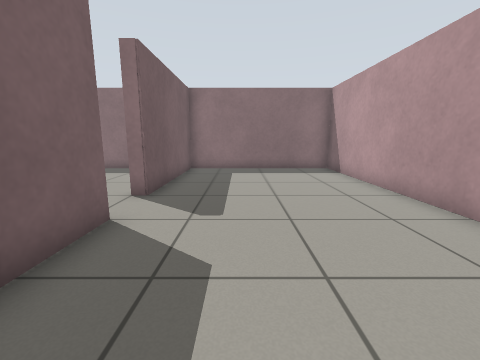
view 1 (above)

13 first-person views from a walk through a world built for the Gazebo simulator. The camera is 0.79 m above the floor, tilts 10° down and sees 90° across. The floor is counted in squares, 0.5 m on a side. Each view is taken from the middle of a square. On the plan, view 1 faces up. The plan holds only what a view shows up to about 13 squares ahead; the rest is blank.

view 2
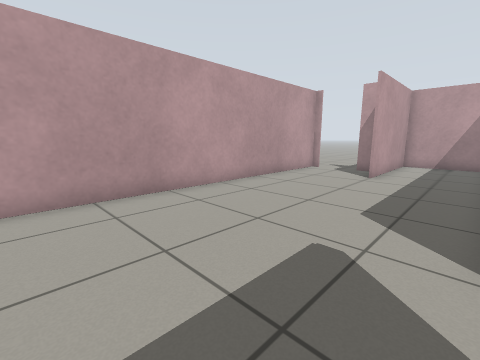

view 3
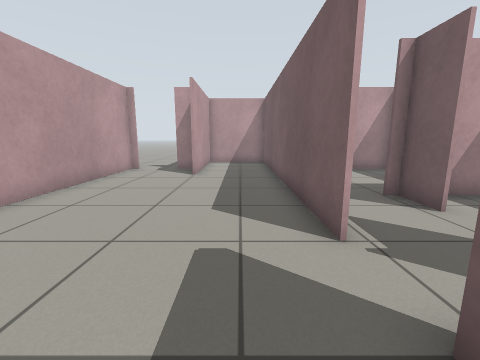

view 4
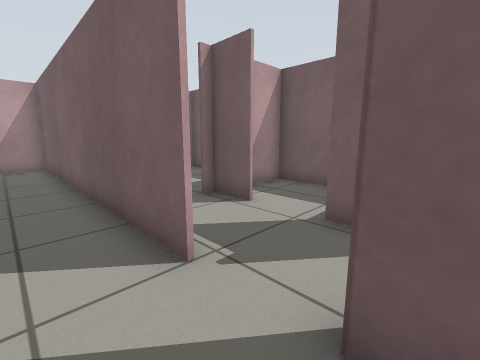

view 5
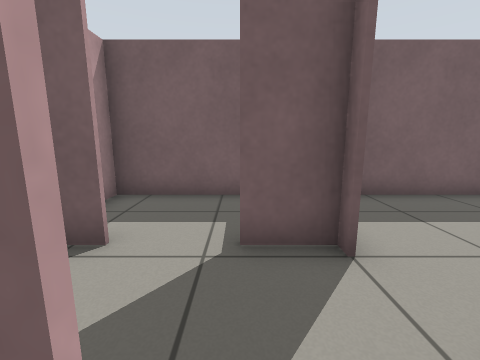

view 6
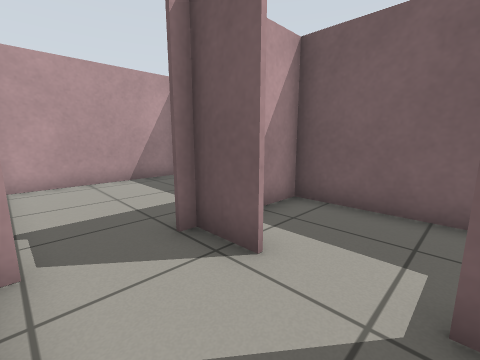

view 7
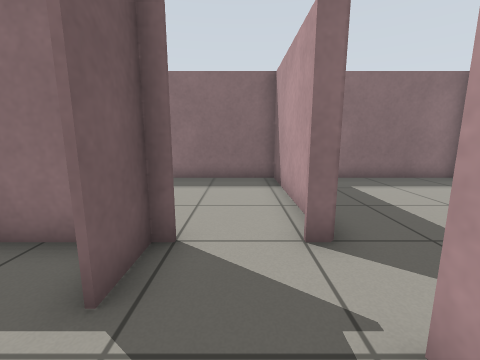

view 8
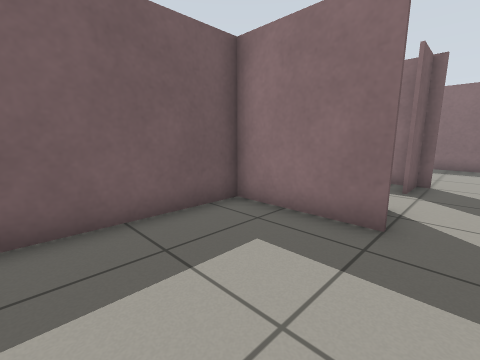

view 9
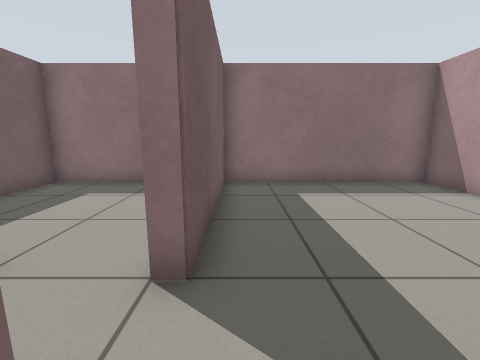

view 10
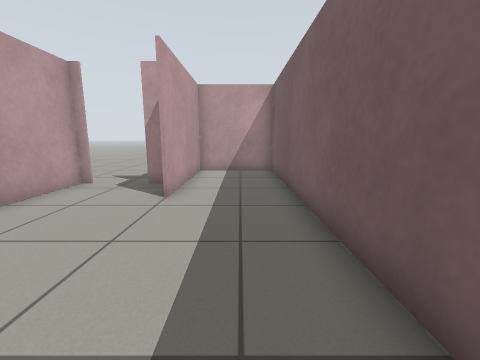

view 11
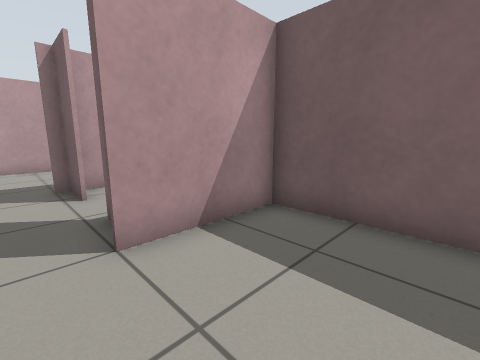

view 12
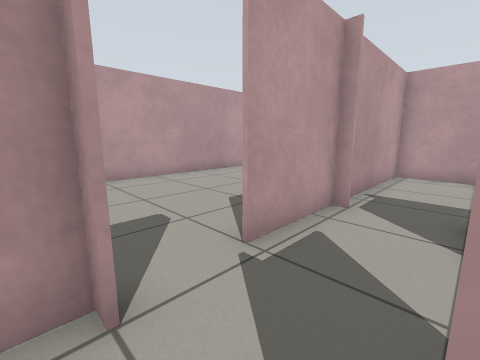

view 13
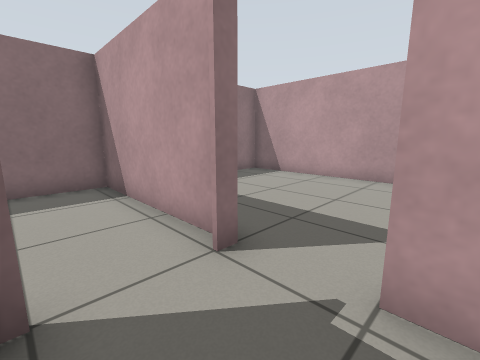

### Floor plan
Points are (right, up) in squares from view 1. A wall is a line through its corners. A room is listed if a view was taken in it or the views show most of it. See-through windows are left out.
Room 1 (views 1, 2, 3, 4, 5, 9, 10)
walls: (-2.6, 4.6) (-2.6, -7.7) (0.9, -7.7) (0.9, -2.2); (4.5, -2.5) (4.5, 12.4) (-2.9, 12.4); (1.4, -4.2) (2.2, -4.2); (-2.6, 12.5) (-2.6, 6.4)
ways out: opening at (-3, 5.5) to room 2; opening at (3.5, -3.5)
Room 2 (views 6, 7, 8, 13)
walls: (-4.9, 1.5) (-8.6, 1.5); (-2.6, 1.6) (-2.6, 4.5); (-5.4, 3.1) (-5.4, 1.5); (-8.6, 0.9) (-8.6, -4.2) (-2.6, -4.2) (-2.6, 0.5); (-4.9, 6.4) (-5.4, 6.4) (-5.4, 4.9); (-2.6, 6.4) (-3, 6.4)
ways out: opening at (-3, 5.5) to room 1; opening at (-4, 6) to room 3; opening at (-5, 4.5) to room 4
Room 3 (views 11, 12)
walls: (-2.6, 6.6) (-2.6, 12.5); (-2.9, 12.4) (-8.6, 12.4) (-8.6, 6.6) (-5, 6.6)
ways out: opening at (-4, 6) to room 2
Room 4 (no view inside)
walls: (-8.6, 5.1) (-8.6, 0.9); (-5.6, 6.4) (-7.8, 6.4); (-8.6, 1.6) (-5.8, 1.6)
ways out: opening at (-5, 4.5) to room 2

Positions as (right, up) in squares from view 1, and headings:
1: (0, 0), facing up
2: (-2, 8), facing down-right
3: (-1, 8), facing down
4: (-1, 7), facing down-left
5: (-2, 5), facing left
6: (-3, 5), facing down-left
7: (-4, 3), facing up
8: (-4, -3), facing up-left
9: (-2, 4), facing up
10: (-1, 4), facing down
11: (-4, 10), facing down-left
12: (-5, 7), facing down-right
13: (-5, 4), facing up-right
